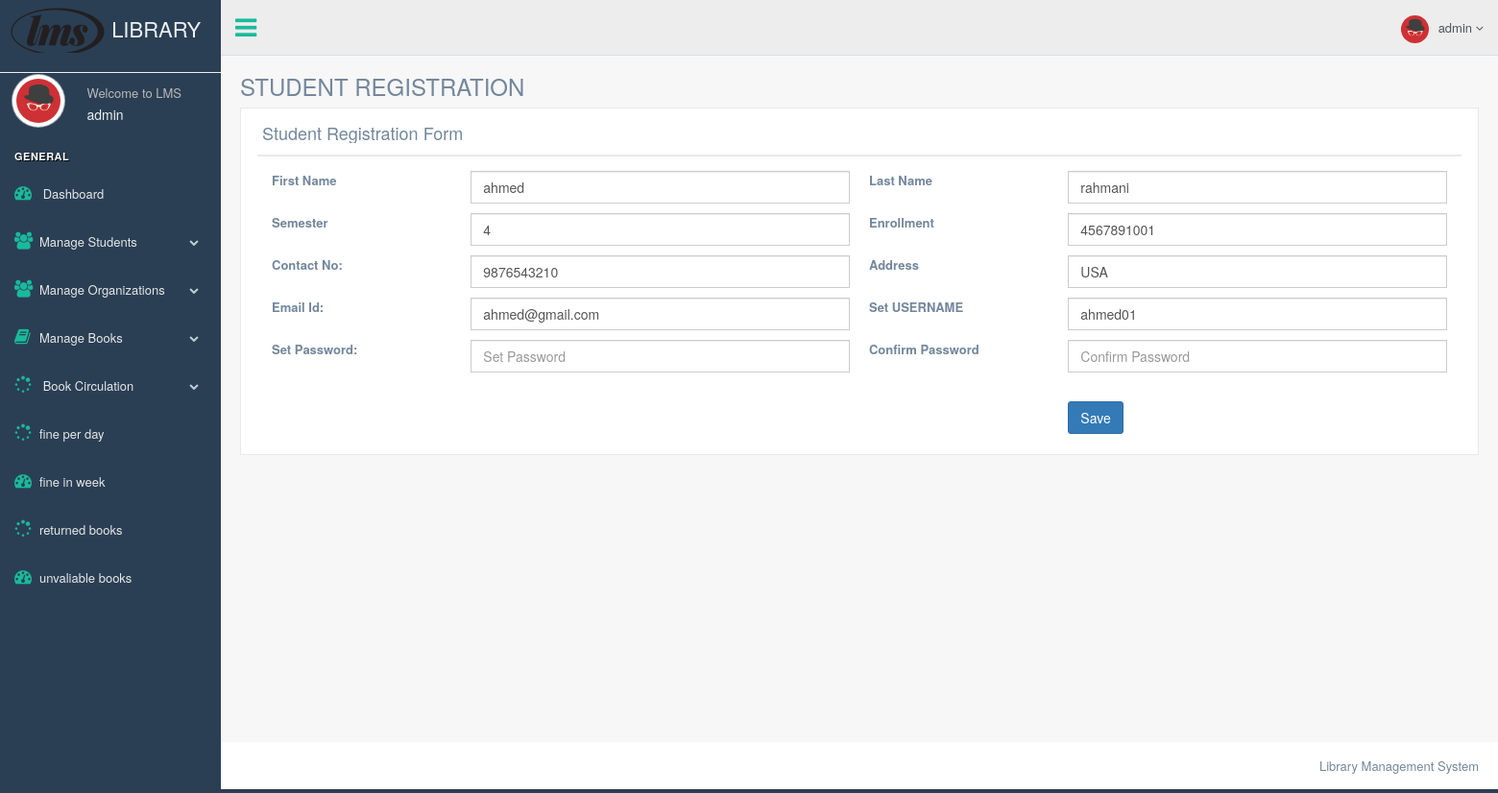
The app's page /librarian/edit_student.php?id=1 (signed in) with its own data.
### tables this page shows
CREATE TABLE `student_registration` (
  `id` int(5) NOT NULL,
  `firstname` varchar(50) NOT NULL,
  `lastname` varchar(50) NOT NULL,
  `sem` varchar(20) NOT NULL,
  `enrollment_no` varchar(20) NOT NULL,
  `email` varchar(50) NOT NULL,
  `username` varchar(50) NOT NULL,
  `password` varchar(50) NOT NULL,
  `conf_password` varchar(50) NOT NULL,
  `contact` varchar(20) NOT NULL,
  `address` varchar(1024) NOT NULL,
  `added_on` date NOT NULL,
  `status` varchar(10) NOT NULL
);

### librarian/edit_student.php (the view, shortened to what this page needs)
<?php
    include "header.php";
?>
        <div class="right_col" role="main">
            <div class="">
                <div class="page-title">
                    <div class="title_left">
                        <h3>STUDENT REGISTRATION</h3>
                    </div>
                </div>
                <div class="clearfix"></div>
                <div class="row" style="min-height:500px">
                    <div class="col-md-12 col-sm-12 col-xs-12">
                        <div class="x_panel">
							<div class="x_title">
                                <h2>Student Registration Form</h2>
								<div class="clearfix"></div>
                            </div>
                            <div class="x_content">
                                            <form class="form-horizontal" name="form1" action="" method="post">
                                                <?php
                                                    $id = $_GET['id'];
                                                    $res = mysqli_query($db_connect, "SELECT * FROM `student_registration` WHERE id = $id ");
                                                    $row = mysqli_fetch_array($res);
                                                ?>
                                                <div class="form-group">
                                                    <label class="col-md-2">First Name </label>
                                                    <div class="col-md-4">
                                                        <input type="text" class="form-control" name="firstname" value="<?php echo $row['firstname']; ?>" required/>
                                                    </div>
                                                    <label class="col-md-2">Last Name </label>
                                                    <div class="col-md-4">
                                                        <input type="text" class="form-control" name="lastname" value="<?php echo $row['lastname']; ?>" required/>
                                                    </div>
                                                </div>
                                                <div class="form-group">
                                                    <label class="col-md-2">Semester </label>
                                                    <div class="col-md-4">
                                                        <input type="text" class="form-control" name="sem" value="<?php echo $row['sem']; ?>" required/>
                                                    </div>
                                                    <label class="col-md-2"> Enrollment </label>
                                                    <div class="col-md-4">
                                                        <input type="text" class="form-control" name="enrollment" value="<?php echo $row['enrollment_no']; ?>"  required/>
                                                    </div>
                                                </div>
                                                <div class="form-group">
                                                    <label class="col-md-2"> Contact No: </label>
                                                    <div class="col-md-4">
                                                        <input type="text" class="form-control" name="contact"  value="<?php echo $row['contact']; ?>" required/>
                                                    </div>
                                                    <label class="col-md-2"> Address </label>
                                                    <div class="col-md-4">
                                                        <input type="text" class="form-control" name="address"  value="<?php echo $row['address']; ?>" required/>
                                                    </div>
                                                </div>
                                                <div class="form-group">
                                                    <label class="col-md-2"> Email Id: </label>
                                                    <div class="col-md-4">
                                                        <input type="text" class="form-control" name="email" value="<?php echo $row['email']; ?>"  required/>
                                                    </div>
                                                    <label class="col-md-2"> Set USERNAME </label>
                                                    <div class="col-md-4">
                                                        <input type="text" class="form-control" name="username" value="<?php echo $row['username']; ?>" required/>
                                                    </div>
                                                </div>
                                                <div class="form-group">
                                                    <label class="col-md-2"> Set Password: </label>
                                                    <div class="col-md-4">
                                                        <input type="password" class="form-control" placeholder="Set Password" name="password" required/>
                                                    </div>
                                                    <label class="col-md-2"> Confirm Password </label>
                                                    <div class="col-md-4">
                                                        <input type="password" class="form-control" placeholder="Confirm Password" name="confPassword" required/>
                                                    </div>
                                                </div>
                                                <div class="col-lg-12  col-lg-push-8" style="margin-top: 20px;">
                                                    <input class="btn btn-primary submit " type="submit" name="update" value="Save">
                                                </div>
                                            </form>
                            </div>
                        </div>
                        </div>
                    </div>
                </div>
            </div>
<?php
    include "footer.php";
?>

### records on screen
student_registration: firstname "ahmed", lastname "rahmani", sem "4", enrollment "4567891001", contact "9876543210", address "USA", email "ahmed@gmail.com", username "ahmed01"

### other values on screen
$_SESSION["librarian"] "admin"
